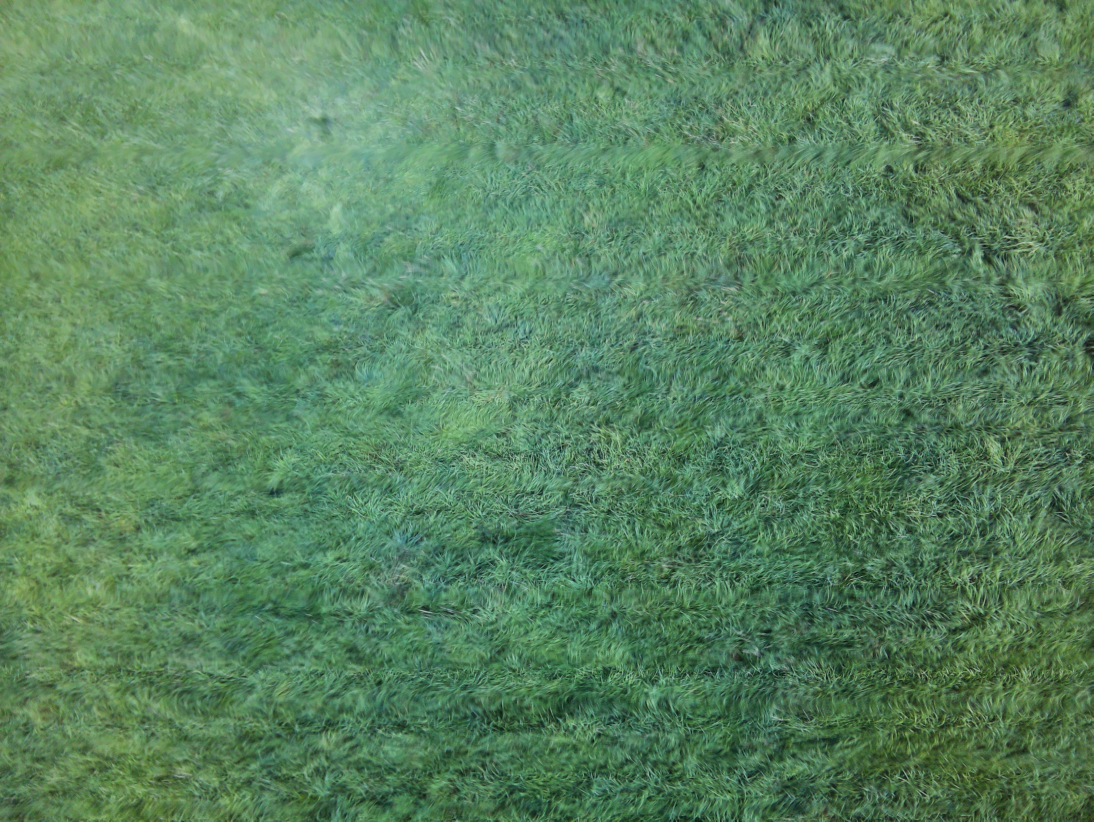
#> input picture images_manual_outside_2/img_15.jpg, 3280 x 2464 px (shown at 1/3 size)
$ python main.py
#> lines starting #> are read from the running program, lines starting #| are printed output that depends on the picture; after the words box and inside, x2 and y2 are one past the last pixel; in counts of white or black regions, pixels touching at a corner belong together
import cv2
import matplotlib.pyplot as plt
import numpy as np

img = cv2.imread("images_manual_outside_2/img_15.jpg")
#> img is the input picture: shape (2464, 3280, 3); mean B, G, R 95.7, 131.8, 88.7
(B,G,R) = cv2.split(img)
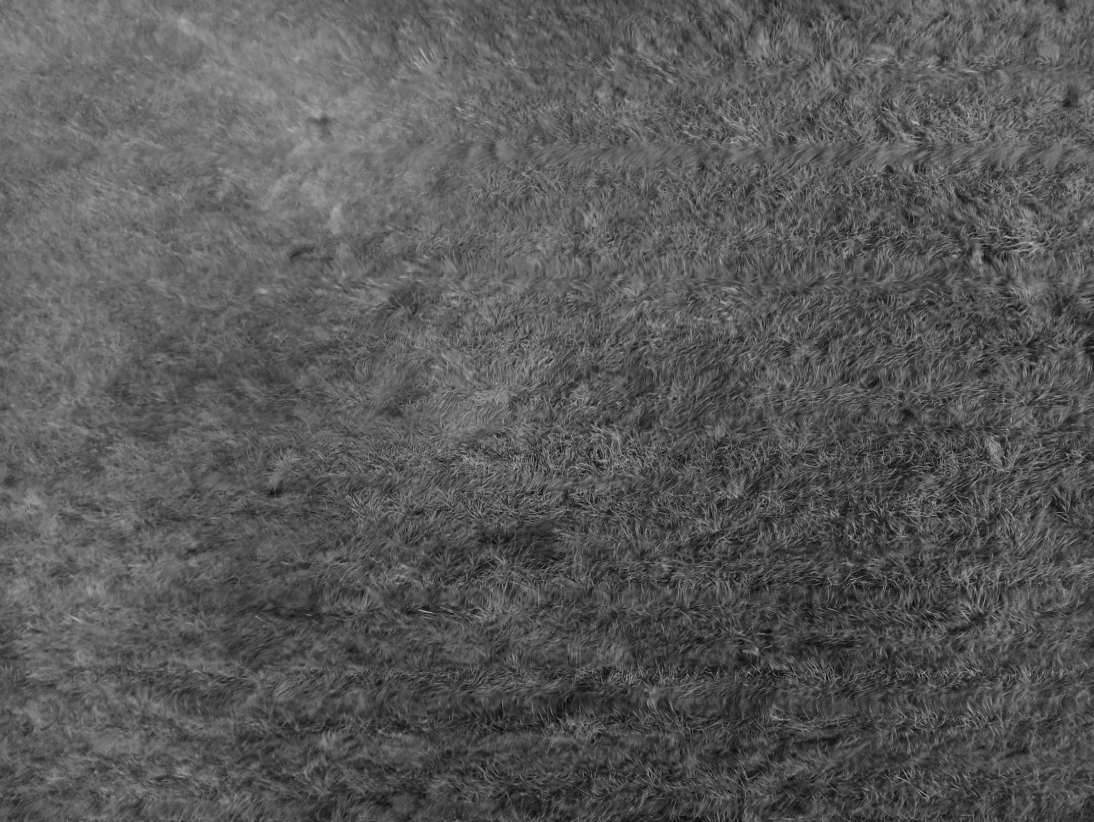
#> R: shape (2464, 3280) (shown at 1/3 size); min 0, max 200, mean 88.7
(minR,maxR,x,y) = cv2.minMaxLoc(R)
#> minR = 0; maxR = 200; x = (3029, 888); y = (3091, 728)
(minG,maxG,x,y) = cv2.minMaxLoc(G)
#> minG = 5; maxG = 224; x = (2861, 1529); y = (1315, 1352)
(minB,maxB,x,y) = cv2.minMaxLoc(B)
#> minB = 0; maxB = 205; x = (3029, 888); y = (1272, 1833)

lower_threshold = (minR, minG, minB)
#> lower_threshold = (0, 5, 0)
upper_threshold = (maxR, maxG, maxB)
#> upper_threshold = (200, 224, 205)
maskedImg = cv2.inRange(img, lower_threshold, upper_threshold)
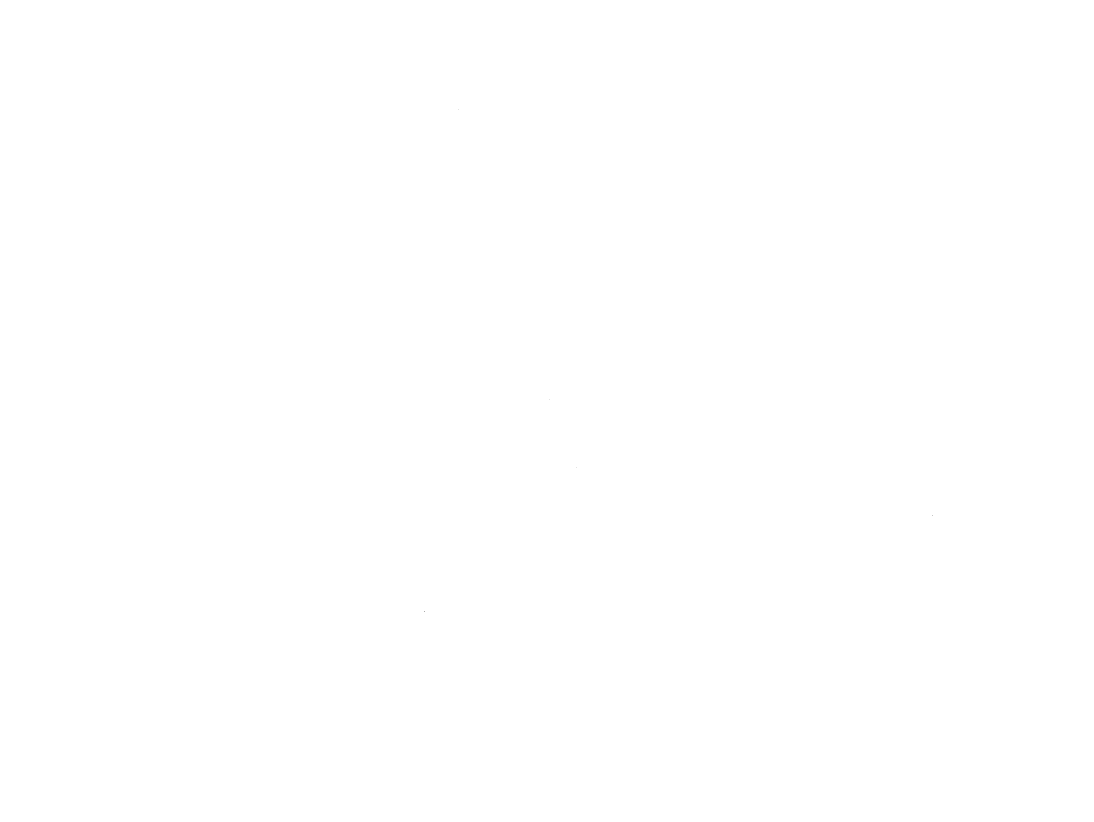
#> maskedImg: shape (2464, 3280) (shown at 1/3 size); 100% white; black in thin lines or dots, all inside (x1, y1, x2, y2) = (1272, 327, 2798, 1835)
cv2.imwrite("grassMaskTest.png",maskedImg)
print(lower_threshold)
#| (0.0, 5.0, 0.0)
print(upper_threshold)
#| (200.0, 224.0, 205.0)

calc_min = (0,10,0)
calc_max = (150,224,220)

for x in range(15):
    imgnum = x

    new_img = cv2.imread(f"images_manual_outside_3/img_{imgnum}.jpg")
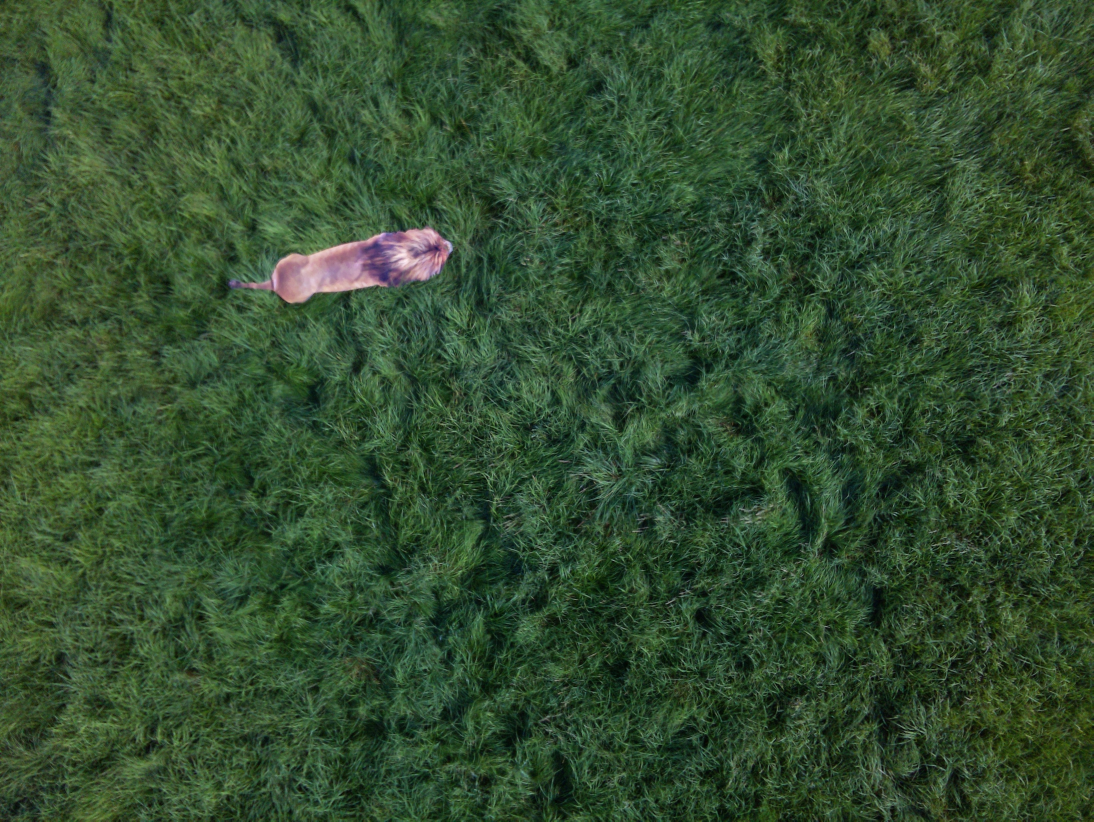
#> input picture images_manual_outside_3/img_0.jpg, 3280 x 2464 px (shown at 1/3 size)
#> new_img is the input picture: shape (2464, 3280, 3); mean B, G, R 47.2, 77.1, 51

    mask = cv2.inRange(new_img, calc_min, calc_max)
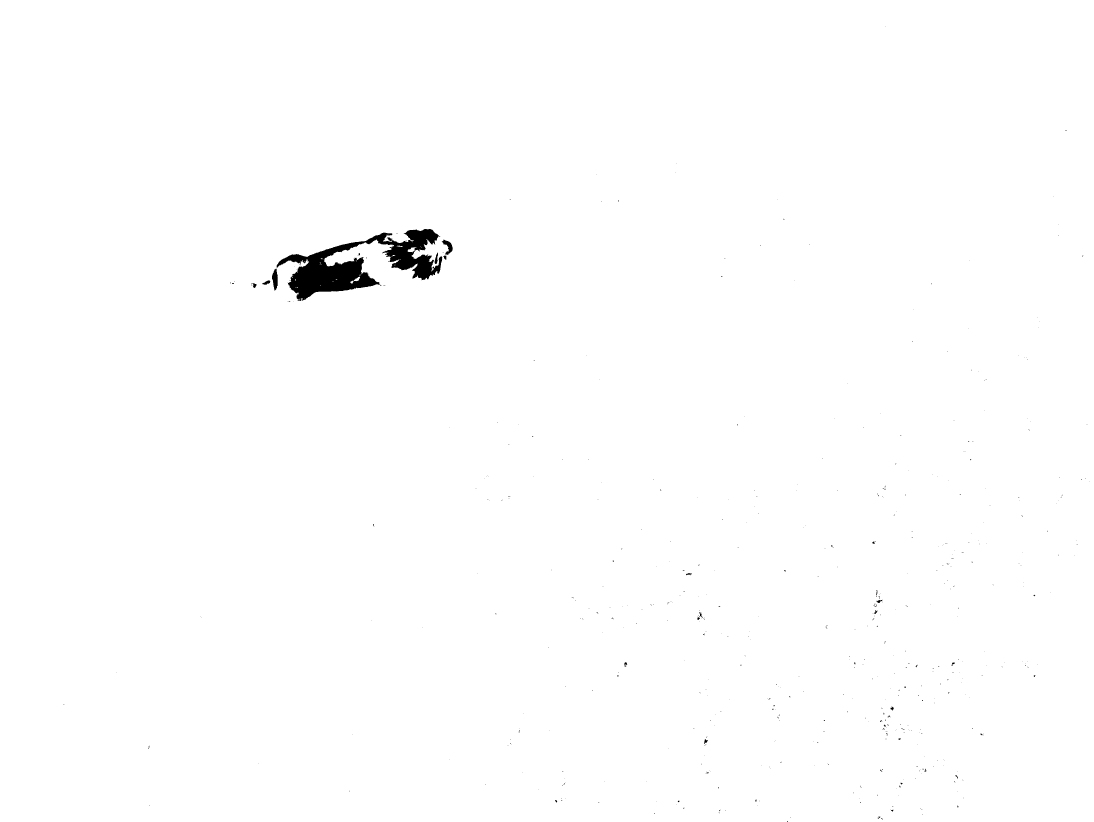
#> mask: shape (2464, 3280) (shown at 1/3 size); 99.5% white; 590 black regions (562 under 20 px), largest, box (x1, y1, x2, y2) and area: (830, 687, 1327, 903) 39467, (816, 806, 833, 872) 765, (1325, 719, 1358, 765) 643

    cv2.imwrite(f"images_manual_outside_3_output/mask_{imgnum}_out.png",mask)

    params = cv2.SimpleBlobDetector_Params()

    params.filterByColor = True
    params.blobColor = 0


    params.minDistBetweenBlobs = 500

    params.filterByArea = True
    params.minArea = 1000
    params.maxArea = 10000000000000000000000

    params.filterByCircularity = False
    params.minCircularity = 0.01

    params.filterByConvexity = False
    params.minConvexity = 0.01

    params.filterByInertia = False
    params.minInertiaRatio = 0.01

    detector = cv2.SimpleBlobDetector_create(params)

    keypoints = detector.detect(mask)
#> keypoints = 1 keypoints; (x, y, size): (1079, 795, 294.8)

    im_keypoints = cv2.drawKeypoints(new_img, keypoints, np.array([]), (0,0,255), cv2.DRAW_MATCHES_FLAGS_DRAW_RICH_KEYPOINTS)

    cv2.imwrite(f"images_manual_outside_3_output/img_{imgnum}_out.png",im_keypoints)
#> pass 2 of the loop `for x in range(15):`:
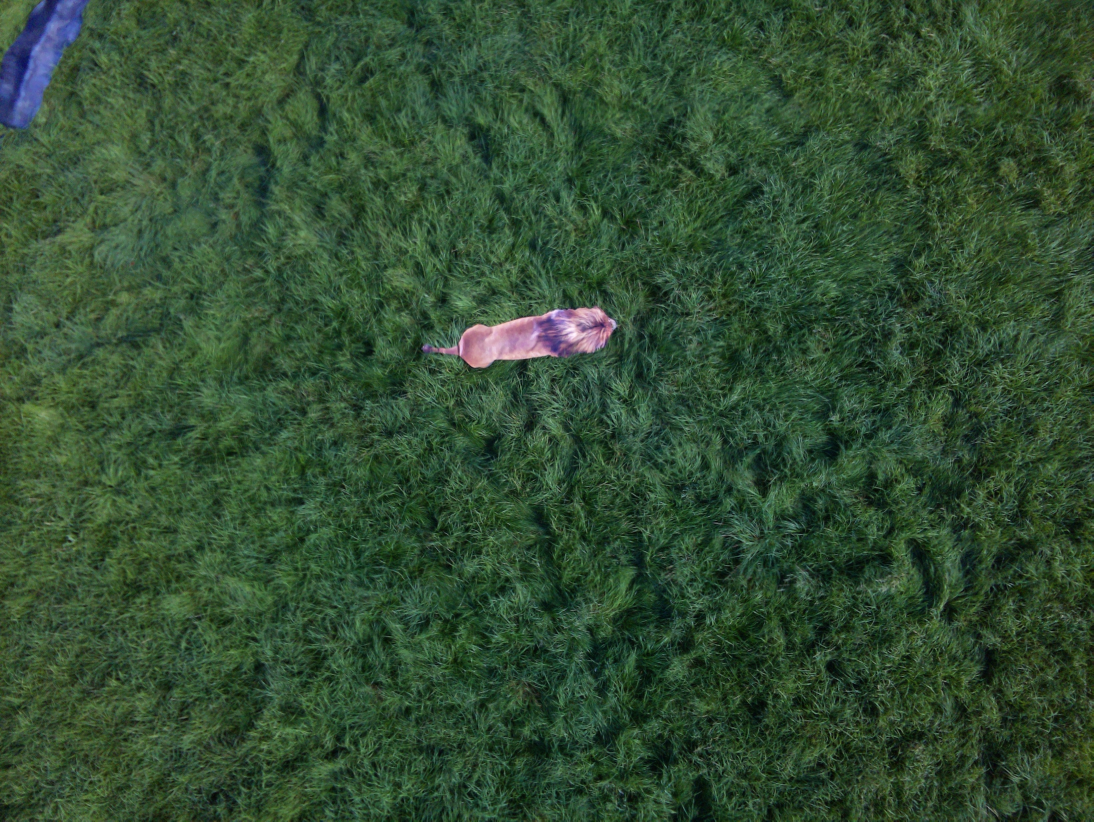
#> input picture images_manual_outside_3/img_1.jpg, 3280 x 2464 px (shown at 1/3 size)
#> new_img is the input picture: shape (2464, 3280, 3); mean B, G, R 50.3, 77.4, 50.1
#> `mask = cv2.inRange(new_img, calc_min, calc_max)`:
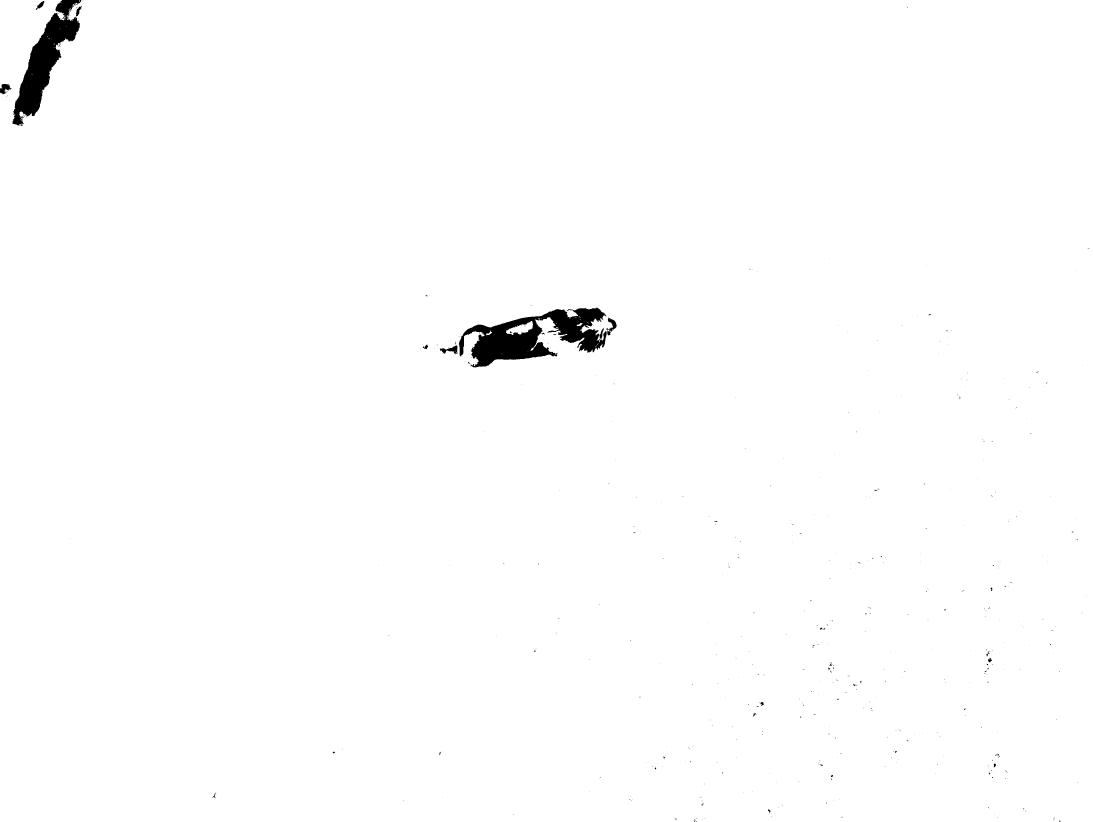
#> mask: shape (2464, 3280) (shown at 1/3 size); 99.2% white; 518 black regions (493 under 20 px), largest, box (x1, y1, x2, y2) and area: (1377, 922, 1820, 1102) 36567, (37, 0, 244, 378) 26172, (1319, 1036, 1373, 1063) 627
#> keypoints = 1 keypoints; (x, y, size): (1600, 1009, 293.4)
#> (the run stopped early here; a loop or call above may not have finished)
